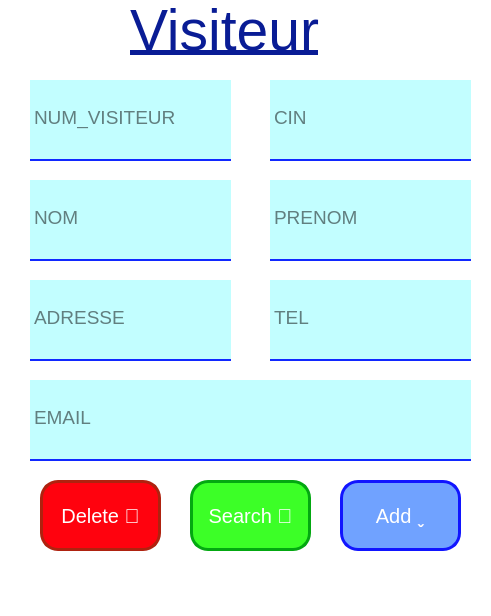
<?xml version="1.0" encoding="UTF-8"?>
<ui version="4.0">
 <class>MainWindow_visiteur</class>
 <widget class="QMainWindow" name="MainWindow_visiteur">
  <property name="geometry">
   <rect>
    <x>0</x>
    <y>0</y>
    <width>491</width>
    <height>616</height>
   </rect>
  </property>
  <property name="windowTitle">
   <string>MainWindow</string>
  </property>
  <property name="styleSheet">
   <string notr="true">background-color: rgb(255, 255, 255);</string>
  </property>
  <widget class="QWidget" name="centralwidget">
   <widget class="QLineEdit" name="CIN_input">
    <property name="geometry">
     <rect>
      <x>270</x>
      <y>80</y>
      <width>201</width>
      <height>81</height>
     </rect>
    </property>
    <property name="font">
     <font>
      <pointsize>14</pointsize>
     </font>
    </property>
    <property name="styleSheet">
     <string notr="true">border: 2px solid rgba(0,0,0,0);
border-bottom-color: rgb(17, 40, 255);
padding-bottom:7px;
background-color: rgb(194, 254, 255);</string>
    </property>
    <property name="placeholderText">
     <string>CIN</string>
    </property>
   </widget>
   <widget class="QLineEdit" name="NOM_input">
    <property name="geometry">
     <rect>
      <x>30</x>
      <y>180</y>
      <width>201</width>
      <height>81</height>
     </rect>
    </property>
    <property name="font">
     <font>
      <pointsize>14</pointsize>
     </font>
    </property>
    <property name="styleSheet">
     <string notr="true">border: 2px solid rgba(0,0,0,0);
border-bottom-color: rgb(17, 40, 255);
padding-bottom:7px;
background-color: rgb(194, 254, 255);</string>
    </property>
    <property name="placeholderText">
     <string>NOM</string>
    </property>
   </widget>
   <widget class="QPushButton" name="Search_btn">
    <property name="geometry">
     <rect>
      <x>190</x>
      <y>480</y>
      <width>121</width>
      <height>71</height>
     </rect>
    </property>
    <property name="sizeIncrement">
     <size>
      <width>0</width>
      <height>0</height>
     </size>
    </property>
    <property name="font">
     <font>
      <pointsize>15</pointsize>
     </font>
    </property>
    <property name="cursor">
     <cursorShape>PointingHandCursor</cursorShape>
    </property>
    <property name="styleSheet">
     <string notr="true">#Search_btn{
color: rgb(255, 255, 255);
background-color: rgb(60, 255, 39);
border-radius: 18px;
border: 3px Solid rgb(3, 168, 17);
}
#Search_btn:hover:pressed{
background-color: rgb(126, 255, 103);
}</string>
    </property>
    <property name="text">
     <string>Search </string>
    </property>
   </widget>
   <widget class="QPushButton" name="Delete_btn">
    <property name="geometry">
     <rect>
      <x>40</x>
      <y>480</y>
      <width>121</width>
      <height>71</height>
     </rect>
    </property>
    <property name="sizeIncrement">
     <size>
      <width>0</width>
      <height>0</height>
     </size>
    </property>
    <property name="font">
     <font>
      <pointsize>15</pointsize>
     </font>
    </property>
    <property name="cursor">
     <cursorShape>PointingHandCursor</cursorShape>
    </property>
    <property name="styleSheet">
     <string notr="true">#Delete_btn{
color: rgb(255, 255, 255);
border-radius: 18px;
background-color: rgb(255, 2, 14);
border: 3px Solid rgb(175, 34, 15);
}
#Delete_btn:hover:pressed{
background-color: rgb(255, 167, 43);
}
</string>
    </property>
    <property name="text">
     <string>Delete </string>
    </property>
   </widget>
   <widget class="QPushButton" name="Add_btn">
    <property name="geometry">
     <rect>
      <x>340</x>
      <y>480</y>
      <width>121</width>
      <height>71</height>
     </rect>
    </property>
    <property name="sizeIncrement">
     <size>
      <width>0</width>
      <height>0</height>
     </size>
    </property>
    <property name="font">
     <font>
      <pointsize>15</pointsize>
     </font>
    </property>
    <property name="cursor">
     <cursorShape>PointingHandCursor</cursorShape>
    </property>
    <property name="styleSheet">
     <string notr="true">#Add_btn{
background-color: rgb(112, 162, 255);
color: rgb(255, 255, 255);
border-radius: 18px;
border: 3px Solid rgb(17, 21, 255);
}
#Add_btn:hover:pressed{
background-color: rgb(190, 164, 255);
}</string>
    </property>
    <property name="text">
     <string>Add </string>
    </property>
   </widget>
   <widget class="QLabel" name="label">
    <property name="geometry">
     <rect>
      <x>130</x>
      <y>0</y>
      <width>251</width>
      <height>61</height>
     </rect>
    </property>
    <property name="font">
     <font>
      <pointsize>43</pointsize>
      <underline>true</underline>
     </font>
    </property>
    <property name="styleSheet">
     <string notr="true">color: rgb(9, 28, 149);</string>
    </property>
    <property name="text">
     <string>Visiteur</string>
    </property>
   </widget>
   <widget class="QLineEdit" name="ADRESSE_input">
    <property name="geometry">
     <rect>
      <x>30</x>
      <y>280</y>
      <width>201</width>
      <height>81</height>
     </rect>
    </property>
    <property name="font">
     <font>
      <pointsize>14</pointsize>
     </font>
    </property>
    <property name="styleSheet">
     <string notr="true">border: 2px solid rgba(0,0,0,0);
border-bottom-color: rgb(17, 40, 255);
padding-bottom:7px;
background-color: rgb(194, 254, 255);</string>
    </property>
    <property name="placeholderText">
     <string>ADRESSE</string>
    </property>
   </widget>
   <widget class="QLineEdit" name="PRENOM_input">
    <property name="geometry">
     <rect>
      <x>270</x>
      <y>180</y>
      <width>201</width>
      <height>81</height>
     </rect>
    </property>
    <property name="font">
     <font>
      <pointsize>14</pointsize>
     </font>
    </property>
    <property name="styleSheet">
     <string notr="true">border: 2px solid rgba(0,0,0,0);
border-bottom-color: rgb(17, 40, 255);
padding-bottom:7px;
background-color: rgb(194, 254, 255);</string>
    </property>
    <property name="placeholderText">
     <string>PRENOM</string>
    </property>
   </widget>
   <widget class="QLineEdit" name="TEL_input">
    <property name="geometry">
     <rect>
      <x>270</x>
      <y>280</y>
      <width>201</width>
      <height>81</height>
     </rect>
    </property>
    <property name="font">
     <font>
      <pointsize>14</pointsize>
     </font>
    </property>
    <property name="styleSheet">
     <string notr="true">border: 2px solid rgba(0,0,0,0);
border-bottom-color: rgb(17, 40, 255);
padding-bottom:7px;
background-color: rgb(194, 254, 255);</string>
    </property>
    <property name="placeholderText">
     <string>TEL</string>
    </property>
   </widget>
   <widget class="QLineEdit" name="EMAIL_input">
    <property name="geometry">
     <rect>
      <x>30</x>
      <y>380</y>
      <width>441</width>
      <height>81</height>
     </rect>
    </property>
    <property name="font">
     <font>
      <pointsize>14</pointsize>
     </font>
    </property>
    <property name="styleSheet">
     <string notr="true">border: 2px solid rgba(0,0,0,0);
border-bottom-color: rgb(17, 40, 255);
padding-bottom:7px;
background-color: rgb(194, 254, 255);</string>
    </property>
    <property name="placeholderText">
     <string>EMAIL</string>
    </property>
   </widget>
   <widget class="QLineEdit" name="NUM_VISITEUR_input">
    <property name="geometry">
     <rect>
      <x>30</x>
      <y>80</y>
      <width>201</width>
      <height>81</height>
     </rect>
    </property>
    <property name="font">
     <font>
      <pointsize>14</pointsize>
     </font>
    </property>
    <property name="styleSheet">
     <string notr="true">border: 2px solid rgba(0,0,0,0);
border-bottom-color: rgb(17, 40, 255);
padding-bottom:7px;
background-color: rgb(194, 254, 255);</string>
    </property>
    <property name="placeholderText">
     <string>NUM_VISITEUR</string>
    </property>
   </widget>
  </widget>
  <widget class="QMenuBar" name="menubar">
   <property name="geometry">
    <rect>
     <x>0</x>
     <y>0</y>
     <width>491</width>
     <height>29</height>
    </rect>
   </property>
  </widget>
  <widget class="QStatusBar" name="statusbar"/>
 </widget>
 <resources/>
 <connections/>
</ui>
